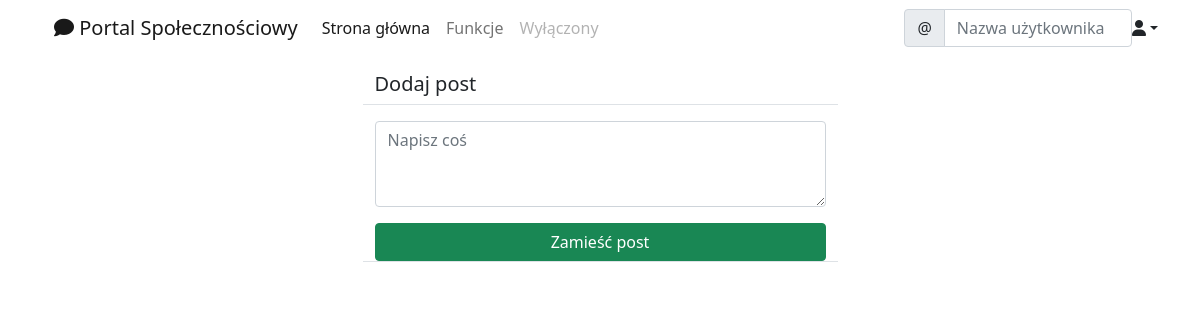
The app's page /social/ (signed in), older data.
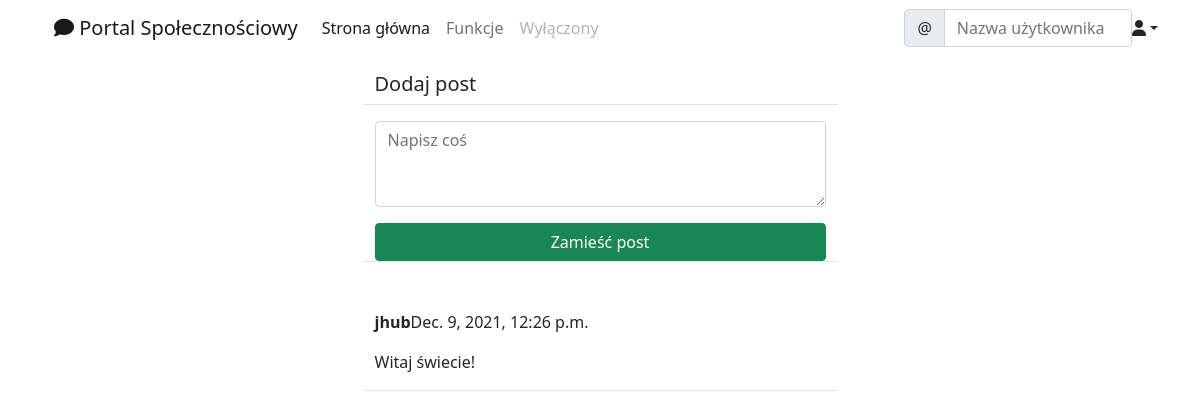
The same page, newer data.
### social/models.py (models this page shows)
class Post(models.Model):
    body = models.TextField()
    created_on = models.DateTimeField(default=timezone.now)
    author = models.ForeignKey(User,on_delete=models.CASCADE)

### social/views.py (the view, shortened to what this page needs)
# urls.py: path('', PostListView.as_view(), name='post-list'),
class PostListView(LoginRequiredMixin,View):
    def get(self,request,*args,**kwargs):
        posts=Post.objects.all().order_by('-created_on')
        form = PostForm()
        context={
            'post_list': posts,
            'form': form,
        }
        return render(request,'social/post_list.html',context)

### social/forms.py
class PostForm(forms.ModelForm):
    body = forms.CharField(
        label='',
        widget=forms.Textarea(attrs={
            'rows':'3',
            'placeholder':'Napisz coś'
        })
    )
    class Meta:
        model = Post
        fields = ['body']

### social/templates/social/post_list.html (shortened to what this page needs)
{% extends 'landing/base.html' %}
{% load crispy_forms_tags %}
{% block content %}
    <div class ="container">
     <div class = "row justify-content-center mt-3">
            <div class="col-md-5 col-sm-12 border-bottom">
                <h5>Dodaj post</h5>
            </div>
        </div>
    <div class = "row justify-content-center mt-3 mb-5">
            <div class="col-md-5 col-sm-12 border-bottom">
                <form method="POST">
                    {{ form | crispy }}
                    <div class="d-grid gap-2">
                        <button class="btn btn-success mt-3">Zamieść post</button>
                    </div>
                </form>
            </div>
        </div>
        {% for post in post_list %}
        <div class = "row justify-content-center mt-3">
            <div class="col-md-5 col-sm-12 border-bottom">
                <p><strong>{{ post.author }}</strong>{{ post.created_on }}</p>
                <p>{{ post.body }}</p>
            </div>
        </div>
    {% endfor %}
    </div>
{% endblock content %}

Row changes from the older to the newer data that the page shows:
added Post: author "jhub", created_on "Dec. 9, 2021, 12:26 p.m.", body "Witaj świecie!"
